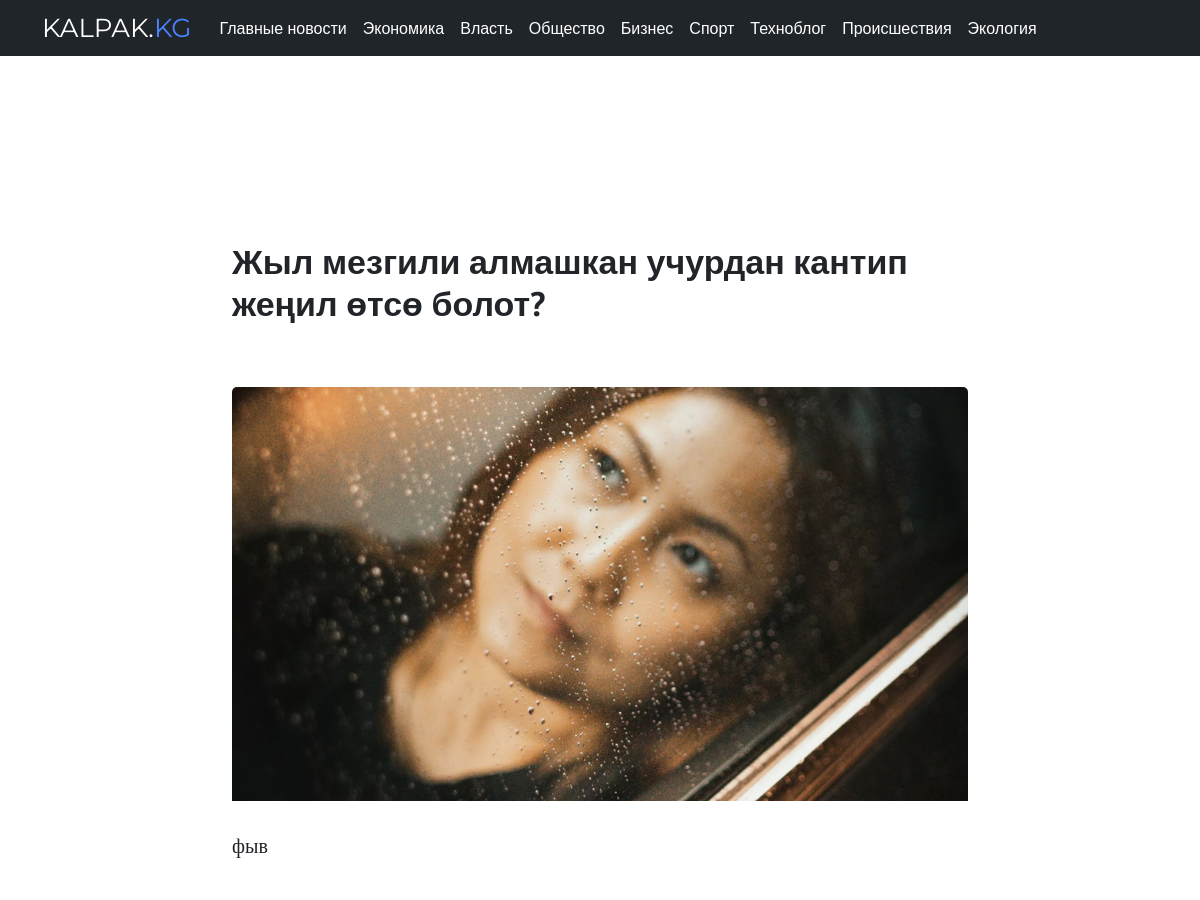
/carousel/3/ (upper part), run on an earlier commit of the app's database.
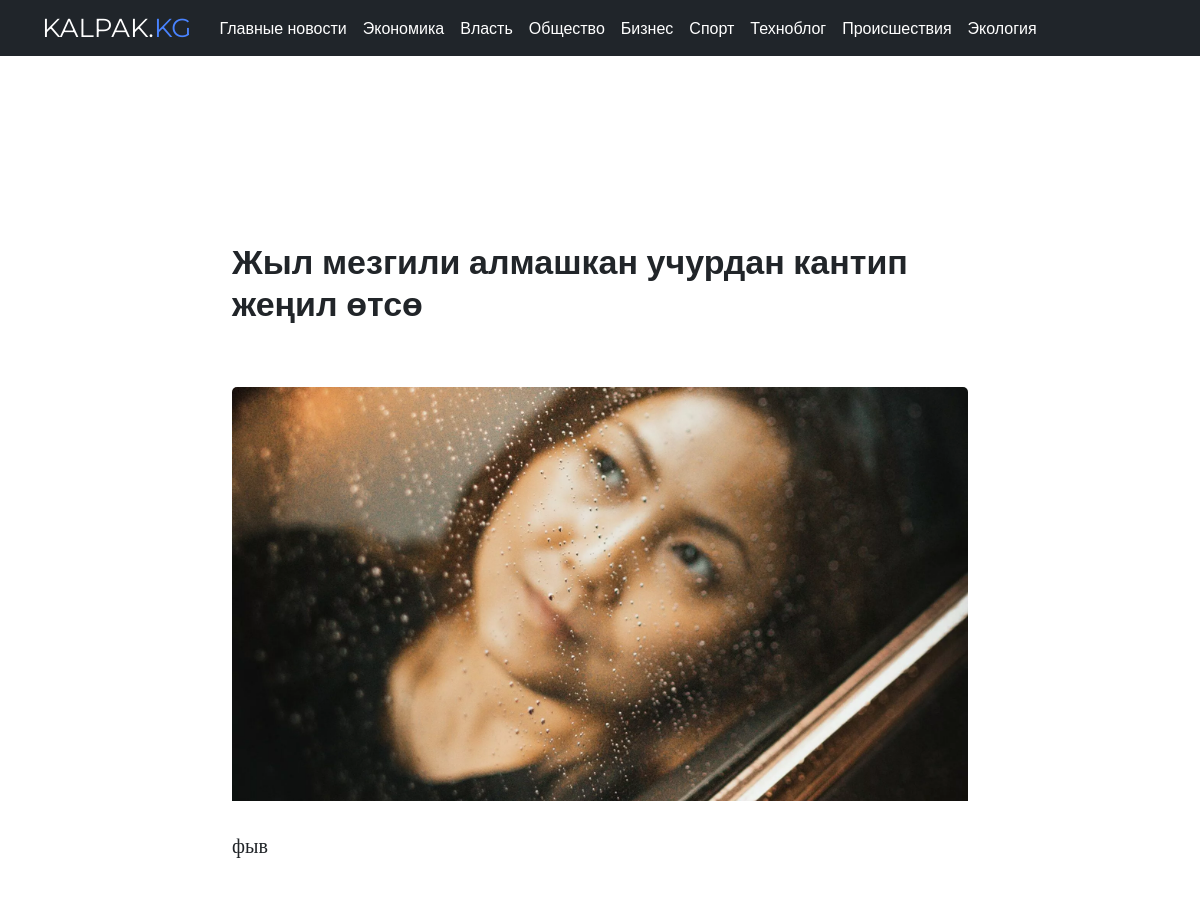
And on a later commit of the database.
### core/models.py (models this page shows, shortened)
class Carousel(models.Model):
    picture = models.ImageField(upload_to='carousel_image')
    title = models.CharField(max_length=150)
    text = models.TextField()
    class Meta:
        verbose_name = "Карусель"
        verbose_name_plural = "Карусель"

### core/views.py (the view)
# urls.py: path('carousel/<int:id>/', carousel_page, name="carousel"),
def carousel_page(request, id):
    carousel = get_object_or_404(Carousel, id=id)
    articles = Article.objects.all()
    articles = Article.objects.order_by('-created_at')
    heading = HeadingArticle.objects.all()
    context = {
        "carousel": carousel,
        "articles": articles,
        "heading": heading
    }
    return render(request, "carousel.html", context=context)

### core/templates/carousel.html (shortened to what this page needs)
{% extends 'base.html' %}
{% block content %}
<div class="container">
    <div class="row">
        <div class="col-md-2"></div>
        <div class="col-md-8">
            <div class="mt-8">
                <div class="ads_block">
                </div>
            </div>
            <h1 class="zago_main01 mt-7">{{ carousel.title }}</h1>
            {% if carousel.picture %}
                <img class="img-custom mt-4" {% if carousel.picture %} src="{{ carousel.picture.url }}" {% endif %} alt="Article image">
            {% endif %}
            {% autoescape off %}
            <p class="article_text2">{{ carousel.text|linebreaksbr }}</p>
            {% endautoescape %}
        </div>
    </div>
</div>
<div class="container">
  <div class="row">
    <div class="col-md-2"></div>
    <div class="col-md-8">
    </div>
    <div class="col-md-2"></div>
</div>
</div>
{% endblock %}

What changed in the data, as far as the page shows it:
changed Carousel "фыв": title "Жыл мезгили алмашкан учурдан кантип жеңил өтсө болот?" → "Жыл мезгили алмашкан учурдан кантип жеңил өтсө"
